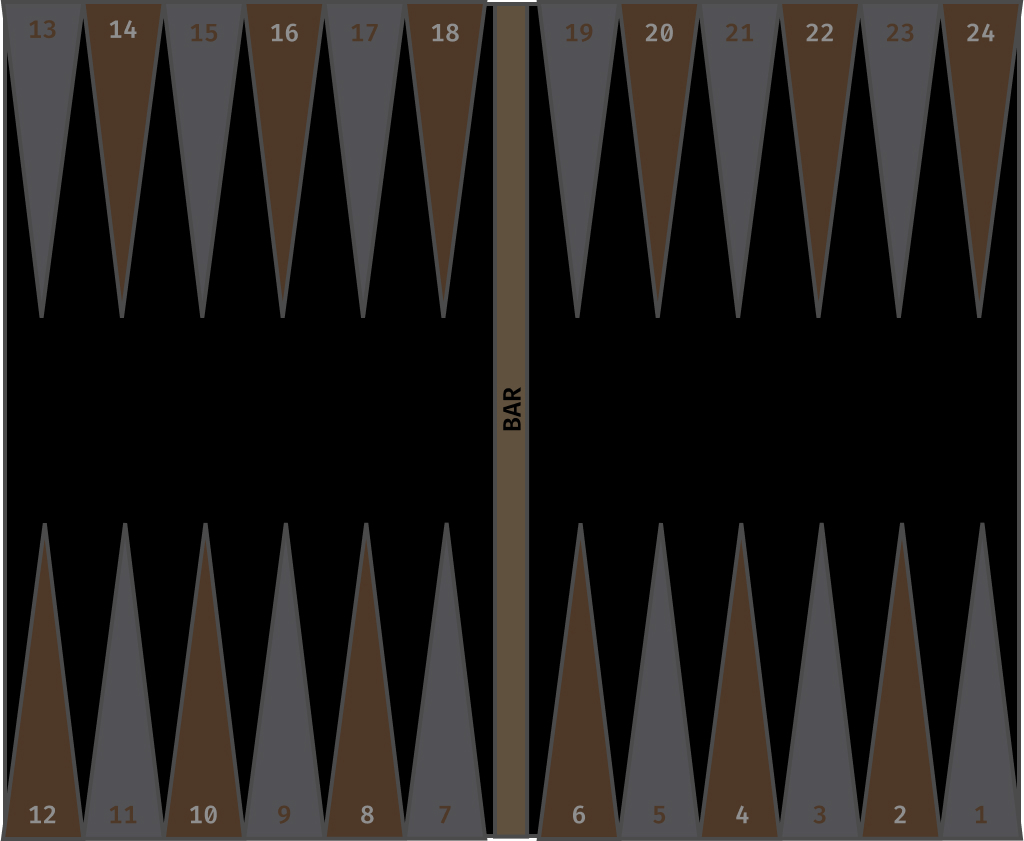
#> input picture tests/board_detection/images/template.jpg, 1024 x 841 px
$ python triangle_detection.py
#> lines starting #> are read from the running program, lines starting #| are printed output that depends on the picture; after the words box and inside, x2 and y2 are one past the last pixel; in counts of white or black regions, pixels touching at a corner belong together
import cv2
import numpy as np

img = cv2.imread("images/template.jpg")
#> img is the input picture: shape (841, 1024, 3); mean B, G, R 30.2, 32.6, 36.5
blur = cv2.GaussianBlur(img, (5, 5), 0)
values = [30, 40, 50, 60, 70, 80, 90]
gray_image = cv2.cvtColor(blur, cv2.COLOR_BGR2GRAY)
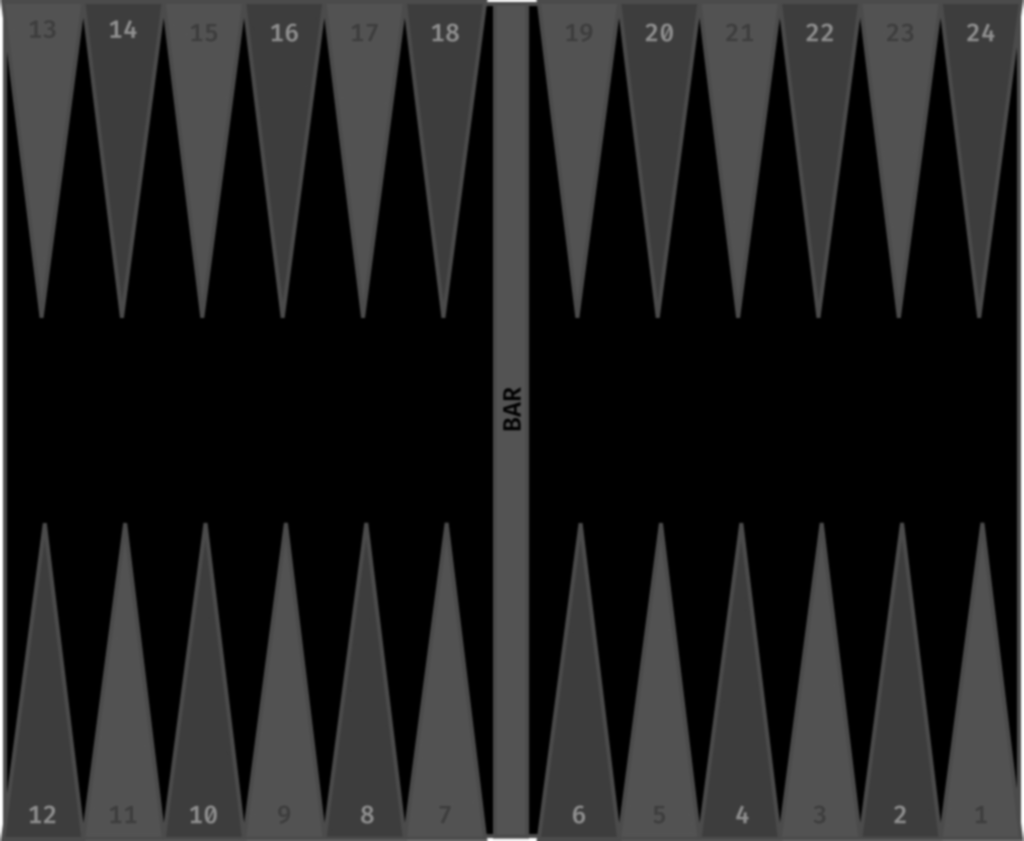
#> gray_image: shape (841, 1024); min 0, max 255, mean 33.4
for i in values:
    ret, threshold = cv2.threshold(gray_image, i, 255, cv2.THRESH_BINARY)
    contours, hierarchy = cv2.findContours(threshold, cv2.RETR_TREE, cv2.CHAIN_APPROX_NONE)
    area = sorted(contours, key=cv2.contourArea, reverse=True)
    for j in range(1, len(area)):
        contour = area[j]
        size = cv2.contourArea(contour)
        if 1000 < float(size) < 140000:
            cv2.drawContours(img, [contour], -1, (0, 255, 0), 2)
#> this loop made 7 passes
#> ret on passes 1 to 7: 30, 40, 50, 60, 70, 80, 90
#> pass 1, `ret, threshold = cv2.threshold(gray_image, i, 255, cv2.THRESH_BINARY)`:
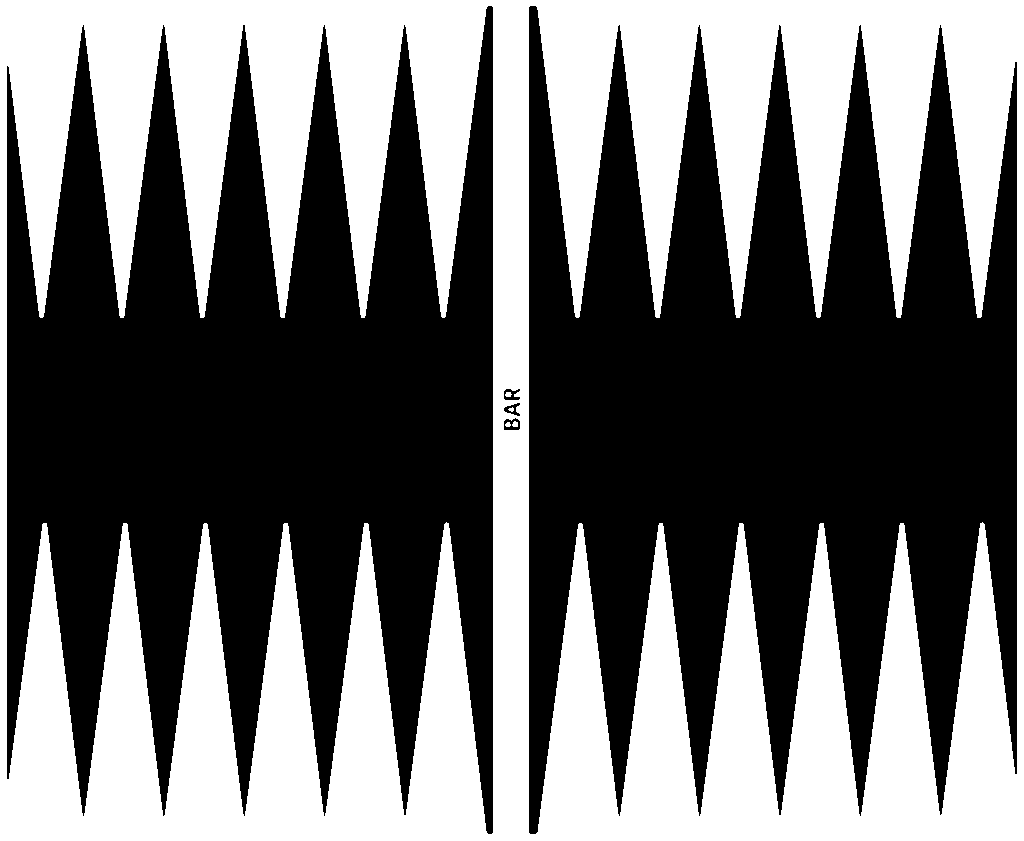
#> threshold: shape (841, 1024); 44.5% white; 5 white regions (1 under 20 px), largest, box (x1, y1, x2, y2) and area: (0, 0, 1024, 841) 383277, (512, 421, 518, 427) 29, (505, 392, 512, 397) 28, (505, 422, 511, 427) 23
#> pass 3, `ret, threshold = cv2.threshold(gray_image, i, 255, cv2.THRESH_BINARY)`:
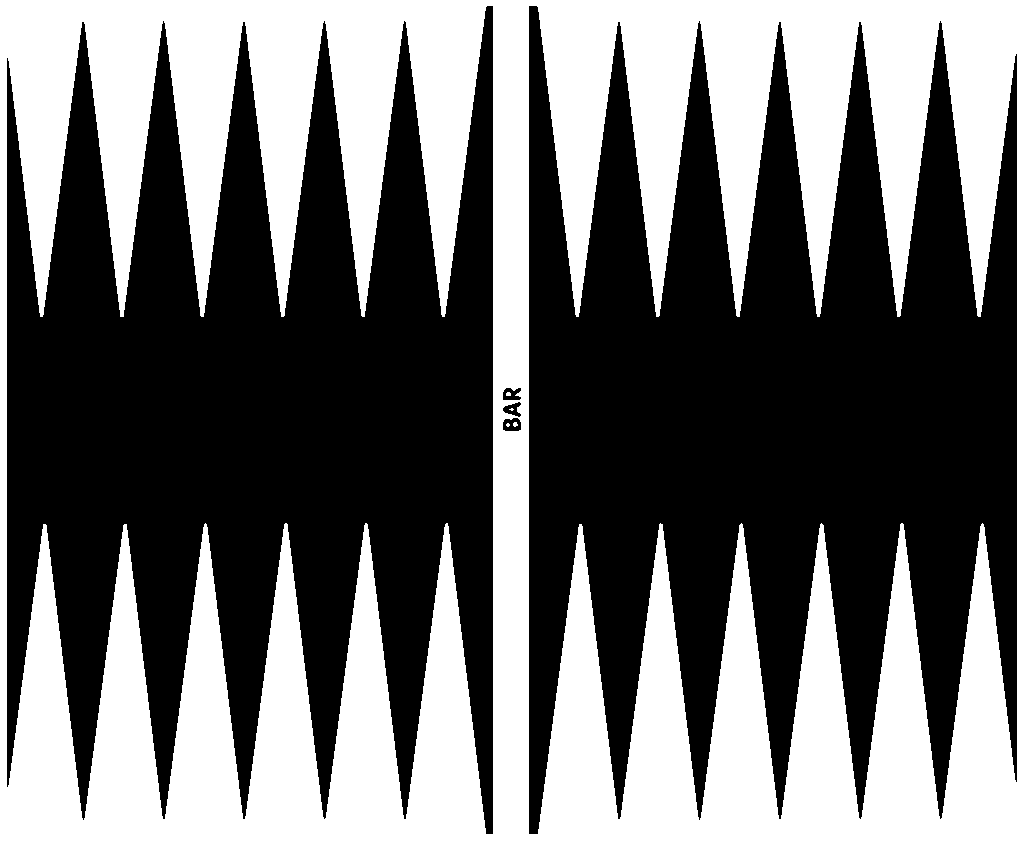
#> threshold: shape (841, 1024); 43.3% white; 5 white regions (4 under 20 px), largest, box (x1, y1, x2, y2) and area: (0, 0, 1024, 841) 372880
#> after the loop:
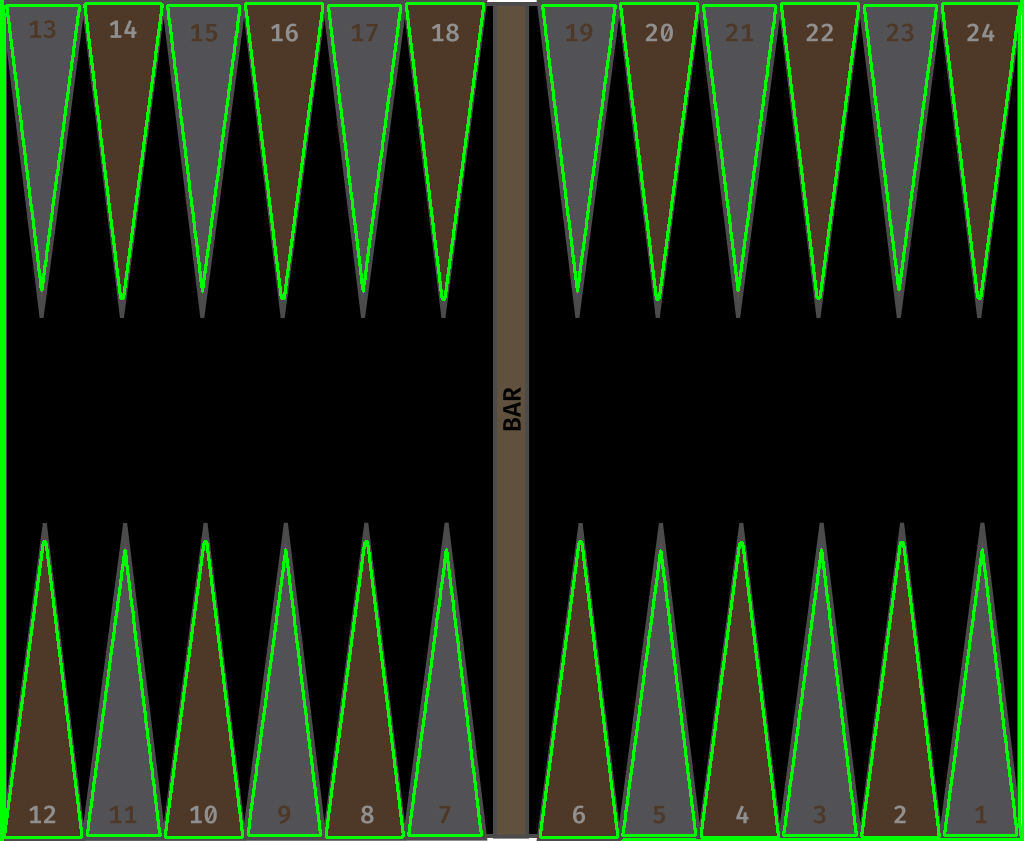
#> img: shape (841, 1024, 3); 7.05% of pixels changed, all inside (x1, y1, x2, y2) = (0, 0, 1024, 841)
#> after the loop:
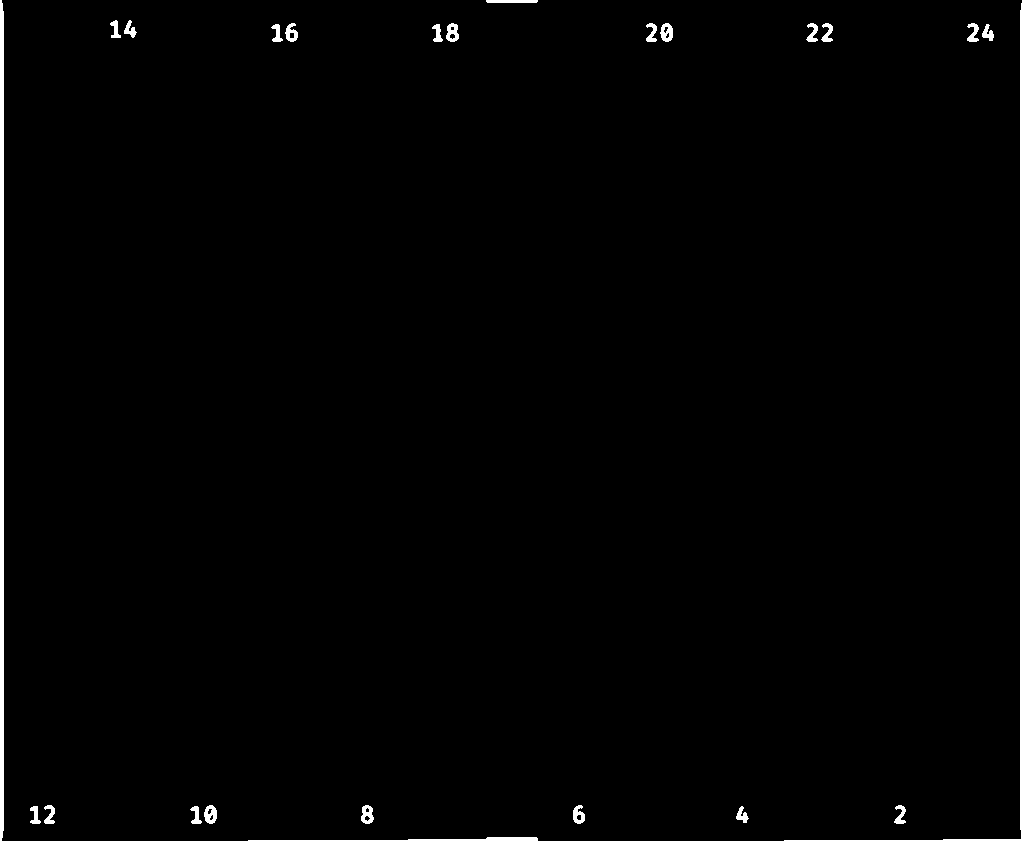
#> threshold: shape (841, 1024); 1.2% white; 24 white regions, largest, box (x1, y1, x2, y2) and area: (784, 0, 1024, 841) 3655, (0, 0, 4, 841) 3337, (248, 837, 538, 841) 522
cv2.imshow("img", img)
cv2.waitKey()
